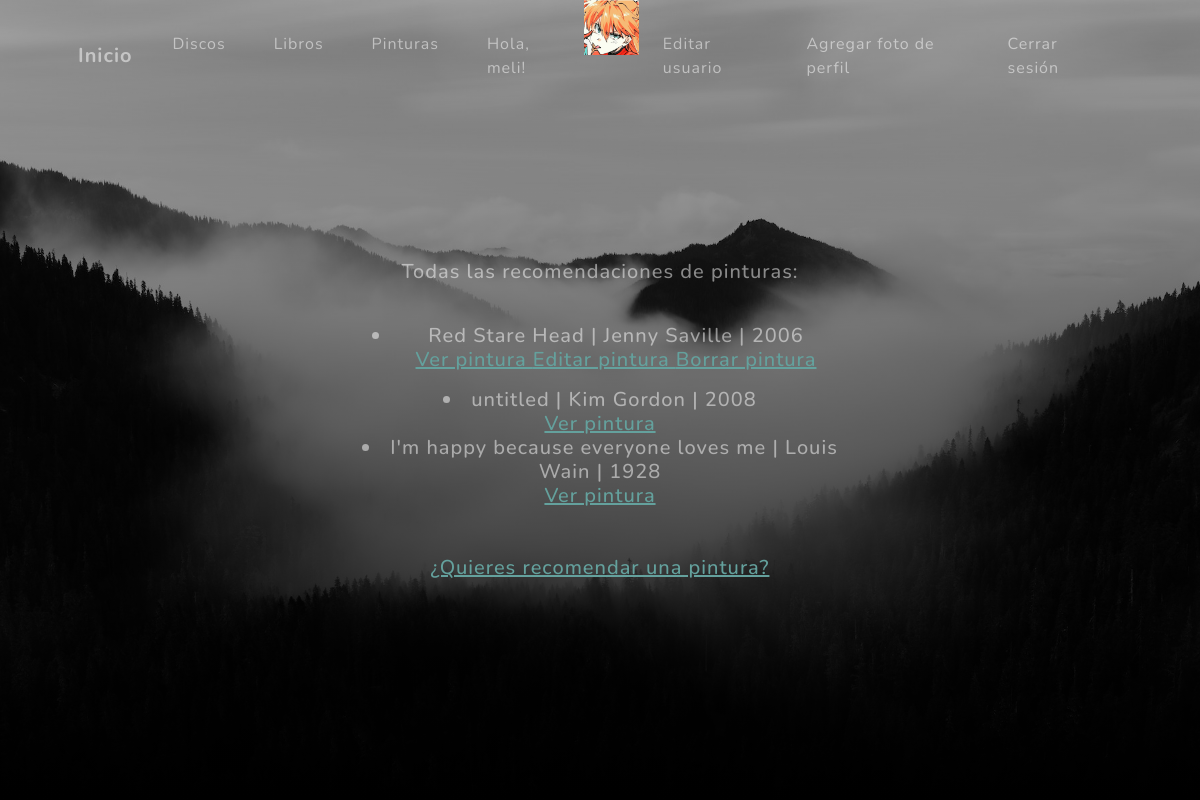
The app's page /verPinturas/ (signed in) with its own data.
### AppArte/models.py (models this page shows, shortened)
class Avatar(models.Model):
    usuario= models.ForeignKey(User, on_delete=models.CASCADE)
    imagen= models.ImageField(upload_to="avatares", null=True, blank=True)

class Pinturas(models.Model):
    nombre=models.CharField(max_length=70)
    artista=models.CharField(max_length=70)
    año=models.IntegerField()
    descripcion= models.TextField()
    usuarioBlog = models.ForeignKey(User, on_delete=models.CASCADE, blank=True, null=True)
    foto= models.ImageField(upload_to="pinturas/", null=True, blank=True)

### AppArte/views.py (the view)
# urls.py: path('verPinturas/', listaPinturas.as_view() , name="listapinturas"),
class listaPinturas(ListView):
    model= Pinturas

### AppArte/templates/AppArte/pinturas_list.html (shortened to what this page needs)
{% extends "AppArte/padre.html" %}
{% block descripcion %}
<p> Todas las recomendaciones de pinturas: </p>
    <br>
    <ul>
{% for pinturas in object_list %}
    <li>{{pinturas.nombre}} | {{pinturas.artista}} | {{pinturas.año}}</li>
    <a href="{% url 'detallepinturas' pinturas.id %}"> Ver pintura </a>
    {% if user.is_authenticated and user.id == pinturas.usuarioBlog.id %}
    <a href="{% url 'actualizarpinturas' pinturas.id %}"> Editar pintura </a>
    <a href="{% url 'borrarpinturas' pinturas.id %}"> Borrar pintura </a>
    {% endif %}
    </ul>
{% endfor %}
{% endblock %}
{% block urldelboton%}
{% if user.is_authenticated %}
<a href="{% url 'formdepinturas' %}"> <h5>¿Quieres recomendar una pintura?</h5> </a>
{% else %}
<a href="{% url 'register' %}"> <h5>¿Quieres recomendar una pintura?</h5> </a>
{% endif %}
{% endblock urldelboton%}

### AppArte/templates/AppArte/padre.html (shortened to what this page needs)
<!DOCTYPE html>
<html lang="en">
    <head>
        {% load static %}
        <link href="{% static 'AppArte/css/styles.css' %}" rel="stylesheet" />
    </head>
    <body id="page-top">
        <nav class="navbar navbar-expand-lg navbar-light fixed-top" id="mainNav">
            <div class="container px-4 px-lg-5">
                <a class="navbar-brand" href="{% url 'Inicio' %}">Inicio</a>
                <div class="collapse navbar-collapse" id="navbarResponsive">
                    <ul class="navbar-nav ms-auto">
                        <li class="nav-item"><a class="nav-link" href="{% url 'discos' %}">Discos</a></li>
                        <li class="nav-item"><a class="nav-link" href="{% url 'libros' %}">Libros</a></li>
                        <li class="nav-item"><a class="nav-link" href="{% url 'pinturas' %}">Pinturas</a></li>
                        {% if user.is_authenticated %}
                        <li class="nav-item"><a class="nav-link">Hola, {{user.username}}!</a></li>
                        {% with user.avatar_set.first as userAvatar %}
                            {% if userAvatar %}
                        <img src="{{userAvatar.imagen.url}}" alt="No hay imágen" style="max-width: 55px ; max-height: 55px;">
                            {% endif %}
                        {% endwith %}
                        <li class="nav-item"><a class="nav-link" href="{% url 'editaruser' %}">Editar usuario</a></li>
                        <li class="nav-item"><a class="nav-link" href="{% url 'avatar' %}">Agregar foto de perfil</a></li>
                        <li class="nav-item"><a class="nav-link" href="{% url 'logout' %}">Cerrar sesión</a></li>
                        {% endif %}
                    </ul>
                </div>
            </div>
        </nav>
        <header class="masthead">
            <div class="container px-4 px-lg-5 d-flex h-100 align-items-center justify-content-center">
                <div class="d-flex justify-content-center">
                    <div class="text-center">
                        <h2 class="text-white-50 mx-auto mt-5 mb-5">
                            {% block descripcion %}{% endblock %}
                        </h2>
                        {% block urldelboton%}{% endblock urldelboton%}
                    </div>
                </div>
            </div>
        </header>
    </body>
</html>

### records on screen
Avatar: imagen (picture)
Pinturas: nombre "Red Stare Head", artista "Jenny Saville", año "2006", shows "Editar pintura"
Pinturas: nombre "untitled", artista "Kim Gordon", año "2008"
Pinturas: nombre "I'm happy because everyone loves me", artista "Louis Wain", año "1928"

### other values on screen
{{ user.username }} "meli"
